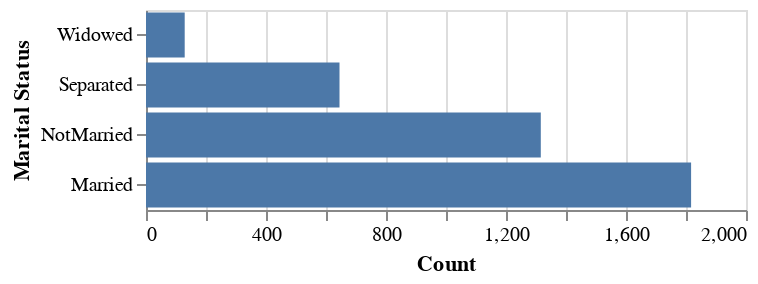

This figure's notebook cell:
### Code cell
alt.Chart(adult_df).mark_bar().encode(
    alt.X('count():Q', title='Count'),
    alt.Y('marital-status:N', title='Marital Status').sort('x')
).properties(
    width=300,  
    height=100 
)

### Figure 1 — Vega specification as saved in the notebook (floating-point values rounded to 4 significant figures)
{"$schema": "https://vega.github.io/schema/vega/v6.json", "data": [{"name": "source_0"}, {"name": "data_0", "values": [{"__count": 1817, "marital-status": "Married"}, {"__count": 645, "marital-status": "Separated"}, {"__count": 1316, "marital-status": "NotMarried"}, {"__count": 129, "marital-status": "Widowed"}]}, {"name": "data_0_x_domain___count", "values": [{"min": 129, "max": 1817}]}, {"name": "source_0_y_domain_marital-status", "values": [{"marital-status": "Married", "sort_field": 1817}, {"marital-status": "Separated", "sort_field": 645}, {"marital-status": "NotMarried", "sort_field": 1316}, {"marital-status": "Widowed", "sort_field": 129}]}], "marks": [{"type": "rect", "name": "marks", "from": {"data": "data_0"}, "encode": {"update": {"x": {"field": "__count", "scale": "x"}, "x2": {"value": 0, "scale": "x"}, "y": {"field": "marital-status", "scale": "y"}, "fill": {"value": "#4c78a8"}, "height": {"signal": "max(0.25, bandwidth('y'))"}}}, "style": ["bar"]}], "scales": [{"name": "x", "type": "linear", "domain": [{"signal": "(data(\"data_0_x_domain___count\")[0] || {}).min"}, {"signal": "(data(\"data_0_x_domain___count\")[0] || {}).max"}], "range": [0, {"signal": "width"}], "nice": true, "zero": true}, {"name": "y", "type": "band", "domain": {"data": "source_0_y_domain_marital-status", "field": "marital-status", "sort": {"op": "max", "field": "sort_field"}}, "range": [0, {"signal": "height"}], "paddingOuter": 0.05, "paddingInner": 0.1}], "axes": [{"scale": "x", "maxExtent": 0, "zindex": 0, "ticks": false, "grid": true, "orient": "bottom", "domain": false, "minExtent": 0, "aria": false, "tickCount": {"signal": "ceil(width/40)"}, "labels": false, "gridScale": "y"}, {"scale": "x", "zindex": 0, "grid": false, "orient": "bottom", "labelFlush": true, "tickCount": {"signal": "ceil(width/40)"}, "labelOverlap": true, "title": "Count"}, {"scale": "y", "title": "Marital Status", "grid": false, "zindex": 0, "orient": "left"}], "background": "white", "style": "cell", "width": 300, "padding": 5, "height": 100}
